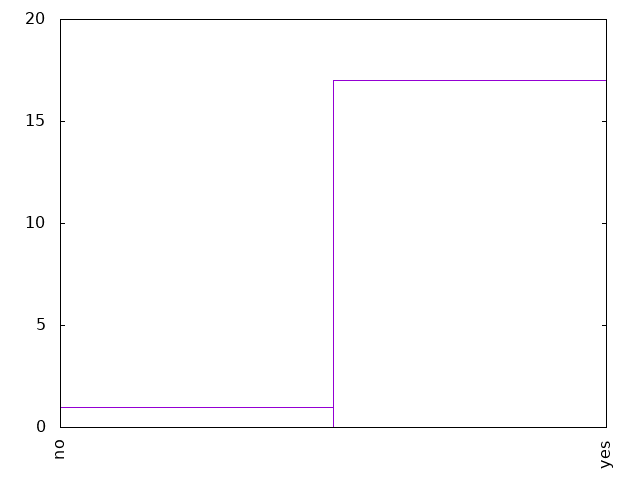

Write gnuplot code to recreate this figure.
set term png
set out "18-20nursery.png"
set key off
set xtics rotate
set yrange[0:20]

plot '18-20nursery.dat' using 1:xticlabel(2) with boxes
